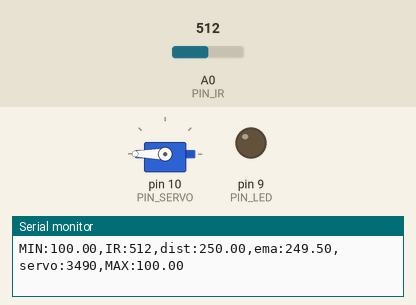
Simulated run of this sketch. Board: Arduino Uno, built with avr-gcc and run on an emulated ATmega328P. On the bench: servo, output pins drawn as LEDs (lit = HIGH), the last lines printed to the serial monitor. Inputs (shaded band) come from the test bench; at power-on: A0 (PIN_IR) = 512.

Above: at 1.2 s.
1.3 s: A0 (PIN_IR) set to 501
2.8 s: A0 (PIN_IR) set to 473
At 4.5 s:
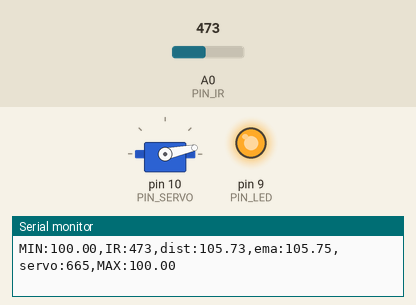
5.8 s: A0 (PIN_IR) set to 306
At 8.2 s:
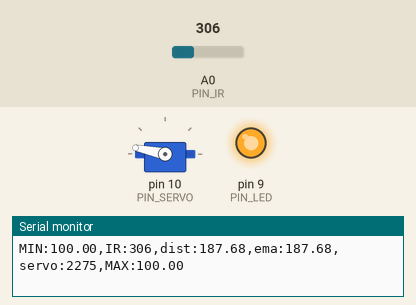
8.8 s: A0 (PIN_IR) set to 240
At 9.9 s:
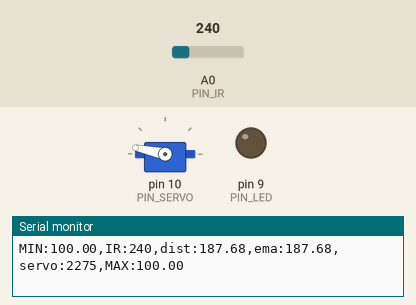
Timing chart, 0 to 11.3 s (numbered marks = the images above; inputs shaded):
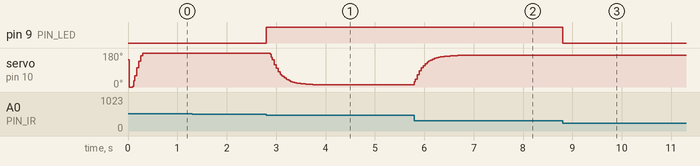

The sketch:

17_example_1.ino
```cpp
#include <Servo.h>

// Arduino pin assignment

#define PIN_POTENTIOMETER A3 // Potentiometer at Pin A0

#define PIN_IR A0
#define PIN_LED 9
// Add IR Sensor Definition Here !!!
#define PIN_SERVO 10

#define _DUTY_MIN 553  // servo full clock-wise position (0 degree)
#define _DUTY_NEU 2026 // servo neutral position (90 degree)
#define _DUTY_MAX 3500 // servo full counter-clockwise position (180 degree)

#define LOOP_INTERVAL 20   // Loop Interval (unit: msec)
#define _DIST_MIN 100.0
#define _DIST_MAX 250.0
#define _EMA_ALPHA 0.1

float  dist_ema, dist_prev = _DIST_MAX;

Servo myservo;
unsigned long last_loop_time;   // unit: msec

void setup()
{
  pinMode(PIN_LED,OUTPUT);
  myservo.attach(PIN_SERVO);
  myservo.writeMicroseconds(_DUTY_NEU);

  Serial.begin(2000000);
}

void loop()
{
  unsigned long time_curr = millis();
  int a_value, duty;

  // wait until next event time
  if (time_curr < (last_loop_time + LOOP_INTERVAL))
    return;
  last_loop_time += LOOP_INTERVAL;

  float dist;
  // Remove Next line !!!
  a_value = analogRead(PIN_IR);
  // Read IR Sensor value !!!
  // Convert IR sensor value into distance !!!
   dist = (6762.0/(a_value-9)-4.0)*10.0;
  // we need distance range filter here !!!
   if (dist <= _DIST_MIN) {
    dist = dist_prev;           // cut lower than minimum
    digitalWrite(PIN_LED,0);
  } else if (dist >= _DIST_MAX) {
    dist = dist_prev;           // Cut higher than maximum
    digitalWrite(PIN_LED,0);
  } else {    // In desired Range
    dist_prev = dist;
    digitalWrite(PIN_LED,1);
  }
  // we need EMA filter here !!!
  dist_ema = _EMA_ALPHA * dist + (1-_EMA_ALPHA)* dist_ema;
  // map distance into duty
  //duty = map(a_value,0,1023, _DUTY_MIN, _DUTY_MAX);
  duty = (dist_ema - 100) / 150 * (_DUTY_MAX - _DUTY_MIN) + _DUTY_MIN;
  myservo.writeMicroseconds(duty);

  // print IR sensor value, distnace, duty !!!
  Serial.print("MIN:");       Serial.print(_DIST_MIN);
  Serial.print(",IR:");       Serial.print(a_value);
  Serial.print(",dist:");     Serial.print(dist);
  Serial.print(",ema:");      Serial.print(dist_ema);
  Serial.print(",servo:");    Serial.print(duty);
  Serial.print(",MAX:");      Serial.print(_DIST_MIN);
  Serial.println("");

}
```

Measured:
- the behaviour switches between 492 and 491 on A0 (PIN_IR) (found by bisection; images 0 and 1)
- after the input at 2.8 s, pin 9 (PIN_LED): LOW → HIGH at once; servo on pin 10 (PIN_SERVO): moves from 180° to 12° over 1.0 s, starting after 0.08 s
- after the input at 5.8 s, servo on pin 10 (PIN_SERVO): moves from 12° to 168° over 1.2 s, starting at once
- after the input at 8.8 s, pin 9 (PIN_LED): HIGH → LOW at once
